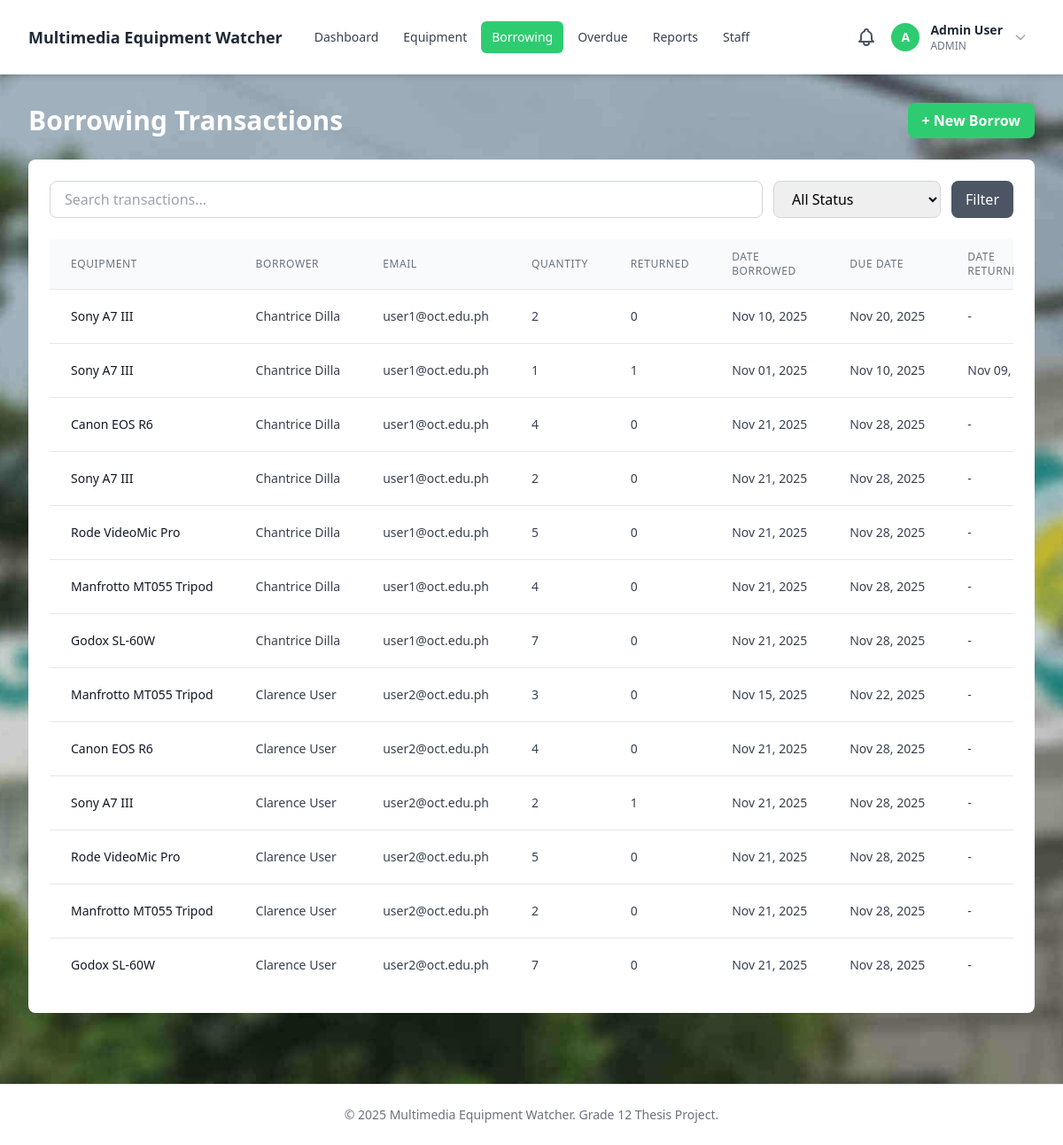
The app's page /borrowing/list.php (signed in) with its own data.
### tables this page shows
CREATE TABLE borrowing_transactions (
    id INT AUTO_INCREMENT PRIMARY KEY,
    equipment_id INT NOT NULL,
    user_id INT NOT NULL,
    quantity INT NOT NULL DEFAULT 1,
    quantity_returned INT NOT NULL DEFAULT 0,
    date_borrowed DATE NOT NULL,
    due_date DATE NOT NULL,
    date_returned DATE NULL,
    status ENUM('pending', 'borrowed', 'returned', 'partially_returned', 'lost', 'rejected') NOT NULL DEFAULT 'pending',
    remarks TEXT NULL,
    created_at TIMESTAMP DEFAULT CURRENT_TIMESTAMP,
    FOREIGN KEY (equipment_id) REFERENCES equipment(id) ON DELETE CASCADE,
    FOREIGN KEY (user_id) REFERENCES users(id) ON DELETE CASCADE
);

CREATE TABLE equipment (
    id INT AUTO_INCREMENT PRIMARY KEY,
    name VARCHAR(100) NOT NULL,
    description TEXT,
    category VARCHAR(50),
    total_quantity INT NOT NULL DEFAULT 1,
    available_quantity INT NOT NULL DEFAULT 1,
    status ENUM('available', 'borrowed', 'damaged', 'lost') NOT NULL DEFAULT 'available',
    created_at TIMESTAMP DEFAULT CURRENT_TIMESTAMP
);

CREATE TABLE users (
    id INT AUTO_INCREMENT PRIMARY KEY,
    name VARCHAR(100) NOT NULL,
    email VARCHAR(100) NOT NULL UNIQUE,
    password VARCHAR(255) NOT NULL,
    role ENUM('admin', 'user') NOT NULL DEFAULT 'user',
    is_active TINYINT(1) NOT NULL DEFAULT 0,
    created_at TIMESTAMP DEFAULT CURRENT_TIMESTAMP
);

### borrowing/list.php (the view, shortened to what this page needs)
<?php
require_once '../includes/header.php';
$pdo = getDBConnection();
$search = $_GET['search'] ?? '';
$sql = "SELECT bt.*, e.name as equipment_name, u.name as borrower_name, u.email as borrower_email
        FROM borrowing_transactions bt
        JOIN equipment e ON bt.equipment_id = e.id
        JOIN users u ON bt.user_id = u.id
        WHERE 1=1";
$params = [];
$sql .= " ORDER BY bt.created_at DESC";
$stmt = $pdo->prepare($sql);
$stmt->execute($params);
$transactions = $stmt->fetchAll();
?>
<div class="flex justify-between items-center mb-6">
    <h2 class="text-3xl font-bold text-white">Borrowing Transactions</h2>
    <a href="add.php" class="px-4 py-2 bg-primary hover:bg-primary-dark text-white font-semibold rounded-lg transition">+ New Borrow</a>
</div>
<div class="bg-white rounded-lg shadow-sm p-6">
    <form method="GET" class="mb-6 flex flex-wrap gap-3">
        <input type="text" name="search" placeholder="Search transactions..."
               value="<?php echo htmlspecialchars($search); ?>"
               class="flex-1 min-w-[200px] px-4 py-2 border border-gray-300 rounded-lg focus:ring-2 focus:ring-primary focus:border-transparent">
        <select name="status" class="px-4 py-2 border border-gray-300 rounded-lg focus:ring-2 focus:ring-primary focus:border-transparent">
            <option value="">All Status</option>
        </select>
        <button type="submit" class="px-4 py-2 bg-gray-600 hover:bg-gray-700 text-white font-medium rounded-lg transition">Filter</button>
    </form>
    <?php if (count($transactions) > 0): ?>
        <div class="overflow-x-auto">
            <table class="min-w-full divide-y divide-gray-200">
                <thead class="bg-gray-50">
                    <tr>
                        <th class="px-6 py-3 text-left text-xs font-medium text-gray-500 uppercase tracking-wider">Equipment</th>
                        <th class="px-6 py-3 text-left text-xs font-medium text-gray-500 uppercase tracking-wider">Borrower</th>
                        <th class="px-6 py-3 text-left text-xs font-medium text-gray-500 uppercase tracking-wider">Email</th>
                        <th class="px-6 py-3 text-left text-xs font-medium text-gray-500 uppercase tracking-wider">Quantity</th>
                        <th class="px-6 py-3 text-left text-xs font-medium text-gray-500 uppercase tracking-wider">Returned</th>
                        <th class="px-6 py-3 text-left text-xs font-medium text-gray-500 uppercase tracking-wider">Date Borrowed</th>
                        <th class="px-6 py-3 text-left text-xs font-medium text-gray-500 uppercase tracking-wider">Due Date</th>
                        <th class="px-6 py-3 text-left text-xs font-medium text-gray-500 uppercase tracking-wider">Date Returned</th>
                    </tr>
                </thead>
                <tbody class="bg-white divide-y divide-gray-200">
                    <?php foreach ($transactions as $transaction): ?>
                        <tr class="hover:bg-gray-50">
                            <td class="px-6 py-4 whitespace-nowrap text-sm font-medium text-gray-900">
                                <?php echo htmlspecialchars($transaction['equipment_name']); ?>
                            </td>
                            <td class="px-6 py-4 whitespace-nowrap text-sm text-gray-700">
                                <?php echo htmlspecialchars($transaction['borrower_name']); ?>
                            </td>
                            <td class="px-6 py-4 whitespace-nowrap text-sm text-gray-700">
                                <?php echo htmlspecialchars($transaction['borrower_email']); ?>
                            </td>
                            <td class="px-6 py-4 whitespace-nowrap text-sm text-gray-700">
                                <?php echo $transaction['quantity']; ?>
                            </td>
                            <td class="px-6 py-4 whitespace-nowrap text-sm text-gray-700">
                                <?php echo $transaction['quantity_returned'] ?? 0; ?>
                            </td>
                            <td class="px-6 py-4 whitespace-nowrap text-sm text-gray-700">
                                <?php echo date('M d, Y', strtotime($transaction['date_borrowed'])); ?>
                            </td>
                            <td class="px-6 py-4 whitespace-nowrap text-sm text-gray-700">
                                <?php echo date('M d, Y', strtotime($transaction['due_date'])); ?>
                            </td>
                            <td class="px-6 py-4 whitespace-nowrap text-sm text-gray-700">
                                <?php echo $transaction['date_returned'] ? date('M d, Y', strtotime($transaction['date_returned'])) : '-'; ?>
                            </td>
                        </tr>
                    <?php endforeach; ?>
                </tbody>
            </table>
        </div>
    <?php endif; ?>
</div>
<?php require_once '../includes/footer.php'; ?>

### records on screen
borrowing_transactions: equipment.name "Sony A7 III", user.name "Chantrice Dilla", user.email "user1@oct.edu.ph", quantity "2", quantity_returned "0", date_borrowed "Nov 10, 2025", due_date "Nov 20, 2025"
borrowing_transactions: equipment.name "Sony A7 III", user.name "Chantrice Dilla", user.email "user1@oct.edu.ph", quantity "1", quantity_returned "1", date_borrowed "Nov 01, 2025", due_date "Nov 10, 2025", date_returned "Nov 09,…"
borrowing_transactions: equipment.name "Canon EOS R6", user.name "Chantrice Dilla", user.email "user1@oct.edu.ph", quantity "4", quantity_returned "0", date_borrowed "Nov 21, 2025", due_date "Nov 28, 2025"
borrowing_transactions: equipment.name "Sony A7 III", user.name "Chantrice Dilla", user.email "user1@oct.edu.ph", quantity "2", quantity_returned "0", date_borrowed "Nov 21, 2025", due_date "Nov 28, 2025"
borrowing_transactions: equipment.name "Rode VideoMic Pro", user.name "Chantrice Dilla", user.email "user1@oct.edu.ph", quantity "5", quantity_returned "0", date_borrowed "Nov 21, 2025", due_date "Nov 28, 2025"
borrowing_transactions: equipment.name "Manfrotto MT055 Tripod", user.name "Chantrice Dilla", user.email "user1@oct.edu.ph", quantity "4", quantity_returned "0", date_borrowed "Nov 21, 2025", due_date "Nov 28, 2025"
borrowing_transactions: equipment.name "Godox SL-60W", user.name "Chantrice Dilla", user.email "user1@oct.edu.ph", quantity "7", quantity_returned "0", date_borrowed "Nov 21, 2025", due_date "Nov 28, 2025"
borrowing_transactions: equipment.name "Manfrotto MT055 Tripod", user.name "Clarence User", user.email "user2@oct.edu.ph", quantity "3", quantity_returned "0", date_borrowed "Nov 15, 2025", due_date "Nov 22, 2025"
borrowing_transactions: equipment.name "Canon EOS R6", user.name "Clarence User", user.email "user2@oct.edu.ph", quantity "4", quantity_returned "0", date_borrowed "Nov 21, 2025", due_date "Nov 28, 2025"
borrowing_transactions: equipment.name "Sony A7 III", user.name "Clarence User", user.email "user2@oct.edu.ph", quantity "2", quantity_returned "1", date_borrowed "Nov 21, 2025", due_date "Nov 28, 2025"
borrowing_transactions: equipment.name "Rode VideoMic Pro", user.name "Clarence User", user.email "user2@oct.edu.ph", quantity "5", quantity_returned "0", date_borrowed "Nov 21, 2025", due_date "Nov 28, 2025"
borrowing_transactions: equipment.name "Manfrotto MT055 Tripod", user.name "Clarence User", user.email "user2@oct.edu.ph", quantity "2", quantity_returned "0", date_borrowed "Nov 21, 2025", due_date "Nov 28, 2025"
borrowing_transactions: equipment.name "Godox SL-60W", user.name "Clarence User", user.email "user2@oct.edu.ph", quantity "7", quantity_returned "0", date_borrowed "Nov 21, 2025", due_date "Nov 28, 2025"

### other values on screen
substr($currentUser['name'], 0, 1) "A"
$currentUser['name'] "Admin User"
$currentUser['role'] "ADMIN"
